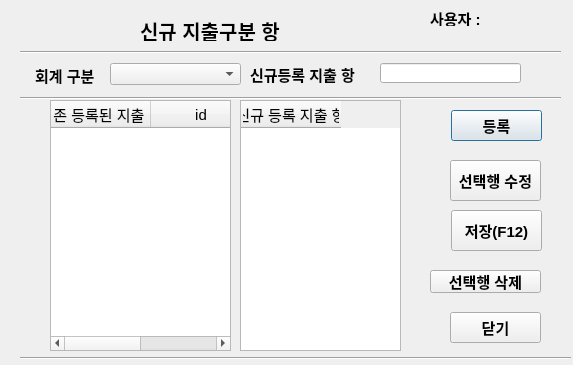
<?xml version="1.0" encoding="UTF-8"?>
<ui version="4.0">
 <class>Dialog</class>
 <widget class="QDialog" name="Dialog">
  <property name="geometry">
   <rect>
    <x>0</x>
    <y>0</y>
    <width>573</width>
    <height>365</height>
   </rect>
  </property>
  <property name="font">
   <font>
    <pointsize>11</pointsize>
   </font>
  </property>
  <property name="windowTitle">
   <string>Dialog</string>
  </property>
  <widget class="QLabel" name="label">
   <property name="geometry">
    <rect>
     <x>140</x>
     <y>20</y>
     <width>171</width>
     <height>21</height>
    </rect>
   </property>
   <property name="font">
    <font>
     <pointsize>15</pointsize>
     <weight>75</weight>
     <bold>true</bold>
     <underline>true</underline>
    </font>
   </property>
   <property name="text">
    <string>신규 지출구분 항</string>
   </property>
  </widget>
  <widget class="Line" name="line">
   <property name="geometry">
    <rect>
     <x>20</x>
     <y>44</y>
     <width>541</width>
     <height>16</height>
    </rect>
   </property>
   <property name="orientation">
    <enum>Qt::Horizontal</enum>
   </property>
  </widget>
  <widget class="QLabel" name="label_2">
   <property name="geometry">
    <rect>
     <x>430</x>
     <y>10</y>
     <width>56</width>
     <height>16</height>
    </rect>
   </property>
   <property name="font">
    <font>
     <pointsize>11</pointsize>
     <weight>75</weight>
     <bold>true</bold>
    </font>
   </property>
   <property name="text">
    <string>사용자 :</string>
   </property>
  </widget>
  <widget class="QLabel" name="user">
   <property name="geometry">
    <rect>
     <x>490</x>
     <y>10</y>
     <width>56</width>
     <height>16</height>
    </rect>
   </property>
   <property name="text">
    <string/>
   </property>
  </widget>
  <widget class="QLabel" name="label_3">
   <property name="geometry">
    <rect>
     <x>35</x>
     <y>65</y>
     <width>71</width>
     <height>20</height>
    </rect>
   </property>
   <property name="font">
    <font>
     <pointsize>11</pointsize>
     <weight>75</weight>
     <bold>true</bold>
    </font>
   </property>
   <property name="text">
    <string>회계 구분</string>
   </property>
  </widget>
  <widget class="QComboBox" name="gubun_comboBox_widget">
   <property name="geometry">
    <rect>
     <x>110</x>
     <y>63</y>
     <width>131</width>
     <height>22</height>
    </rect>
   </property>
  </widget>
  <widget class="QLabel" name="label_4">
   <property name="geometry">
    <rect>
     <x>250</x>
     <y>64</y>
     <width>131</width>
     <height>20</height>
    </rect>
   </property>
   <property name="font">
    <font>
     <pointsize>11</pointsize>
     <weight>75</weight>
     <bold>true</bold>
    </font>
   </property>
   <property name="text">
    <string>신규등록 지출 항</string>
   </property>
  </widget>
  <widget class="QLineEdit" name="new_costhang_widget">
   <property name="geometry">
    <rect>
     <x>380</x>
     <y>63</y>
     <width>141</width>
     <height>20</height>
    </rect>
   </property>
  </widget>
  <widget class="Line" name="line_2">
   <property name="geometry">
    <rect>
     <x>20</x>
     <y>90</y>
     <width>541</width>
     <height>16</height>
    </rect>
   </property>
   <property name="orientation">
    <enum>Qt::Horizontal</enum>
   </property>
  </widget>
  <widget class="QPushButton" name="addcost_hang_button">
   <property name="geometry">
    <rect>
     <x>451</x>
     <y>110</y>
     <width>91</width>
     <height>31</height>
    </rect>
   </property>
   <property name="font">
    <font>
     <pointsize>11</pointsize>
     <weight>75</weight>
     <bold>true</bold>
    </font>
   </property>
   <property name="text">
    <string>등록</string>
   </property>
  </widget>
  <widget class="QPushButton" name="costhang_save_button">
   <property name="geometry">
    <rect>
     <x>451</x>
     <y>210</y>
     <width>91</width>
     <height>41</height>
    </rect>
   </property>
   <property name="font">
    <font>
     <pointsize>11</pointsize>
     <weight>75</weight>
     <bold>true</bold>
    </font>
   </property>
   <property name="text">
    <string>저장(F12)</string>
   </property>
   <property name="shortcut">
    <string>F12</string>
   </property>
  </widget>
  <widget class="QPushButton" name="cancel_button">
   <property name="geometry">
    <rect>
     <x>450</x>
     <y>312</y>
     <width>91</width>
     <height>31</height>
    </rect>
   </property>
   <property name="font">
    <font>
     <pointsize>11</pointsize>
     <weight>75</weight>
     <bold>true</bold>
    </font>
   </property>
   <property name="text">
    <string>닫기</string>
   </property>
  </widget>
  <widget class="Line" name="line_3">
   <property name="geometry">
    <rect>
     <x>20</x>
     <y>350</y>
     <width>551</width>
     <height>16</height>
    </rect>
   </property>
   <property name="orientation">
    <enum>Qt::Horizontal</enum>
   </property>
  </widget>
  <widget class="QTableWidget" name="registed_costhang_tableWidget">
   <property name="geometry">
    <rect>
     <x>50</x>
     <y>100</y>
     <width>181</width>
     <height>251</height>
    </rect>
   </property>
   <column>
    <property name="text">
     <string>기존 등록된 지출 항</string>
    </property>
   </column>
   <column>
    <property name="text">
     <string>id</string>
    </property>
   </column>
  </widget>
  <widget class="QTableWidget" name="new_costhang_tableWidget">
   <property name="geometry">
    <rect>
     <x>240</x>
     <y>100</y>
     <width>161</width>
     <height>251</height>
    </rect>
   </property>
   <column>
    <property name="text">
     <string>신규 등록 지출 항</string>
    </property>
   </column>
  </widget>
  <widget class="QPushButton" name="cost_delete_hang_button">
   <property name="geometry">
    <rect>
     <x>430</x>
     <y>270</y>
     <width>111</width>
     <height>23</height>
    </rect>
   </property>
   <property name="font">
    <font>
     <pointsize>11</pointsize>
     <weight>75</weight>
     <bold>true</bold>
    </font>
   </property>
   <property name="text">
    <string>선택행 삭제</string>
   </property>
  </widget>
  <widget class="QPushButton" name="cost_delete_hang_button_2">
   <property name="geometry">
    <rect>
     <x>450</x>
     <y>160</y>
     <width>91</width>
     <height>41</height>
    </rect>
   </property>
   <property name="font">
    <font>
     <pointsize>11</pointsize>
     <weight>75</weight>
     <bold>true</bold>
    </font>
   </property>
   <property name="text">
    <string>선택행 수정</string>
   </property>
  </widget>
 </widget>
 <resources/>
 <connections>
  <connection>
   <sender>addcost_hang_button</sender>
   <signal>clicked()</signal>
   <receiver>Dialog</receiver>
   <slot>costhang_reg_input()</slot>
   <hints>
    <hint type="sourcelabel">
     <x>480</x>
     <y>120</y>
    </hint>
    <hint type="destinationlabel">
     <x>423</x>
     <y>116</y>
    </hint>
   </hints>
  </connection>
  <connection>
   <sender>costhang_save_button</sender>
   <signal>clicked()</signal>
   <receiver>Dialog</receiver>
   <slot>costhang_file_save()</slot>
   <hints>
    <hint type="sourcelabel">
     <x>490</x>
     <y>219</y>
    </hint>
    <hint type="destinationlabel">
     <x>408</x>
     <y>247</y>
    </hint>
   </hints>
  </connection>
  <connection>
   <sender>cancel_button</sender>
   <signal>clicked()</signal>
   <receiver>Dialog</receiver>
   <slot>costhang_save_cancel()</slot>
   <hints>
    <hint type="sourcelabel">
     <x>470</x>
     <y>327</y>
    </hint>
    <hint type="destinationlabel">
     <x>414</x>
     <y>288</y>
    </hint>
   </hints>
  </connection>
  <connection>
   <sender>cost_delete_hang_button</sender>
   <signal>clicked()</signal>
   <receiver>Dialog</receiver>
   <slot>delete_selected_row()</slot>
   <hints>
    <hint type="sourcelabel">
     <x>478</x>
     <y>277</y>
    </hint>
    <hint type="destinationlabel">
     <x>423</x>
     <y>186</y>
    </hint>
   </hints>
  </connection>
  <connection>
   <sender>cost_delete_hang_button_2</sender>
   <signal>clicked()</signal>
   <receiver>Dialog</receiver>
   <slot>costhang_modify()</slot>
   <hints>
    <hint type="sourcelabel">
     <x>445</x>
     <y>161</y>
    </hint>
    <hint type="destinationlabel">
     <x>410</x>
     <y>156</y>
    </hint>
   </hints>
  </connection>
 </connections>
 <slots>
  <slot>costhang_reg_input()</slot>
  <slot>costhang_file_save()</slot>
  <slot>costhang_save_cancel()</slot>
  <slot>registed_hang()</slot>
  <slot>delete_selected_row()</slot>
  <slot>costhang_modify()</slot>
 </slots>
</ui>
